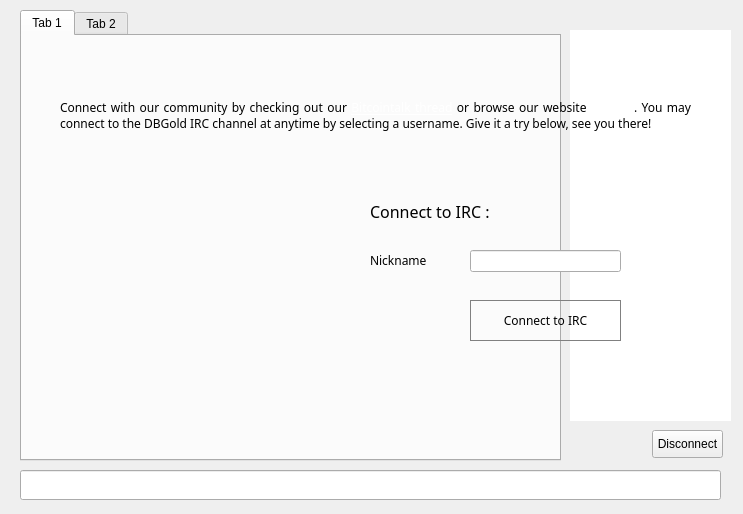
<?xml version="1.0" encoding="UTF-8"?>
<ui version="4.0">
 <class>ChatWindowClass</class>
 <widget class="QWidget" name="ChatWindowClass">
  <property name="geometry">
   <rect>
    <x>0</x>
    <y>0</y>
    <width>743</width>
    <height>514</height>
   </rect>
  </property>
  <widget class="QWidget" name="widget_2" native="true">
   <property name="geometry">
    <rect>
     <x>0</x>
     <y>0</y>
     <width>741</width>
     <height>511</height>
    </rect>
   </property>
   <widget class="QWidget" name="splitter" native="true">
    <property name="enabled">
     <bool>true</bool>
    </property>
    <property name="geometry">
     <rect>
      <x>10</x>
      <y>10</y>
      <width>721</width>
      <height>501</height>
     </rect>
    </property>
    <property name="styleSheet">
     <string notr="true"/>
    </property>
    <widget class="QTabWidget" name="tab">
     <property name="geometry">
      <rect>
       <x>10</x>
       <y>0</y>
       <width>541</width>
       <height>451</height>
      </rect>
     </property>
     <property name="styleSheet">
      <string notr="true"/>
     </property>
     <property name="tabShape">
      <enum>QTabWidget::Rounded</enum>
     </property>
     <property name="currentIndex">
      <number>0</number>
     </property>
     <property name="tabsClosable">
      <bool>false</bool>
     </property>
     <widget class="QWidget" name="widget_4">
      <attribute name="title">
       <string>Tab 1</string>
      </attribute>
     </widget>
     <widget class="QWidget" name="tab_5">
      <attribute name="title">
       <string>Tab 2</string>
      </attribute>
     </widget>
    </widget>
    <widget class="QLineEdit" name="lineEdit">
     <property name="geometry">
      <rect>
       <x>10</x>
       <y>460</y>
       <width>701</width>
       <height>30</height>
      </rect>
     </property>
     <property name="sizePolicy">
      <sizepolicy hsizetype="Fixed" vsizetype="Fixed">
       <horstretch>0</horstretch>
       <verstretch>0</verstretch>
      </sizepolicy>
     </property>
     <property name="maximumSize">
      <size>
       <width>16777215</width>
       <height>30</height>
      </size>
     </property>
    </widget>
    <widget class="QListView" name="userView">
     <property name="geometry">
      <rect>
       <x>560</x>
       <y>20</y>
       <width>161</width>
       <height>391</height>
      </rect>
     </property>
     <property name="minimumSize">
      <size>
       <width>0</width>
       <height>300</height>
      </size>
     </property>
     <property name="styleSheet">
      <string notr="true">border-radius:10px;</string>
     </property>
    </widget>
    <widget class="QPushButton" name="disconnect">
     <property name="geometry">
      <rect>
       <x>642</x>
       <y>420</y>
       <width>71</width>
       <height>28</height>
      </rect>
     </property>
     <property name="text">
      <string>Disconnect</string>
     </property>
    </widget>
   </widget>
   <widget class="QWidget" name="hide3" native="true">
    <property name="geometry">
     <rect>
      <x>0</x>
      <y>0</y>
      <width>741</width>
      <height>511</height>
     </rect>
    </property>
    <property name="styleSheet">
     <string notr="true">font-family:Proxima Nova Rg;</string>
    </property>
    <widget class="QWidget" name="layoutWidget">
     <property name="geometry">
      <rect>
       <x>10</x>
       <y>6</y>
       <width>731</width>
       <height>41</height>
      </rect>
     </property>
     <layout class="QHBoxLayout" name="hide1">
      <property name="spacing">
       <number>7</number>
      </property>
      <item>
       <widget class="QLabel" name="label_9">
        <property name="sizePolicy">
         <sizepolicy hsizetype="Preferred" vsizetype="Preferred">
          <horstretch>0</horstretch>
          <verstretch>0</verstretch>
         </sizepolicy>
        </property>
        <property name="font">
         <font>
          <family>Proxima Nova Rg</family>
         </font>
        </property>
        <property name="text">
         <string></string>
        </property>
       </widget>
      </item>
     </layout>
    </widget>
    <widget class="QLabel" name="hide2">
     <property name="geometry">
      <rect>
       <x>60</x>
       <y>70</y>
       <width>631</width>
       <height>91</height>
      </rect>
     </property>
     <property name="text">
      <string>&lt;html&gt;&lt;head/&gt;&lt;body&gt;&lt;p align=&quot;justify&quot;&gt;&lt;span style=&quot; font-size:9pt;&quot;&gt;Connect with our community by checking out our &lt;/span&gt;&lt;a href=&quot;https://bitcointalk.org/index.php?topic=459622.0&quot;&gt;&lt;span style=&quot; font-size:9pt; text-decoration: underline; color:#ffffff;&quot;&gt;Bitcointalk thread&lt;/span&gt;&lt;/a&gt;&lt;span style=&quot; font-size:9pt;&quot;&gt; or browse our website &lt;/span&gt;&lt;a href=&quot;http://www.dbgold.org&quot;&gt;&lt;span style=&quot; font-size:9pt; text-decoration: underline; color:#ffffff;&quot;&gt;DBGold&lt;/span&gt;&lt;/a&gt;&lt;span style=&quot; font-size:9pt;&quot;&gt;. You may connect to the DBGold IRC channel at anytime by selecting a username. Give it a try below, see you there!&lt;/span&gt;&lt;/p&gt;&lt;/body&gt;&lt;/html&gt;</string>
     </property>
     <property name="wordWrap">
      <bool>true</bool>
     </property>
     <property name="openExternalLinks">
      <bool>true</bool>
     </property>
    </widget>
    <widget class="QLabel" name="label">
     <property name="geometry">
      <rect>
       <x>100</x>
       <y>380</y>
       <width>71</width>
       <height>51</height>
      </rect>
     </property>
     <property name="text">
      <string></string>
     </property>
     <property name="margin">
      <number>5</number>
     </property>
     <property name="openExternalLinks">
      <bool>true</bool>
     </property>
    </widget>
    <widget class="QLabel" name="label_3">
     <property name="geometry">
      <rect>
       <x>190</x>
       <y>380</y>
       <width>53</width>
       <height>51</height>
      </rect>
     </property>
     <property name="text">
      <string></string>
     </property>
     <property name="openExternalLinks">
      <bool>true</bool>
     </property>
    </widget>
    <widget class="QLabel" name="label_4">
     <property name="geometry">
      <rect>
       <x>260</x>
       <y>380</y>
       <width>41</width>
       <height>51</height>
      </rect>
     </property>
     <property name="text">
      <string></string>
     </property>
     <property name="openExternalLinks">
      <bool>true</bool>
     </property>
    </widget>
    <widget class="QLabel" name="label_2">
     <property name="geometry">
      <rect>
       <x>60</x>
       <y>160</y>
       <width>150</width>
       <height>211</height>
      </rect>
     </property>
     <property name="text">
      <string></string>
     </property>
    </widget>
    <widget class="QLineEdit" name="editPseudo">
     <property name="geometry">
      <rect>
       <x>470</x>
       <y>250</y>
       <width>151</width>
       <height>22</height>
      </rect>
     </property>
     <property name="text">
      <string/>
     </property>
    </widget>
    <widget class="QLabel" name="label_5">
     <property name="geometry">
      <rect>
       <x>370</x>
       <y>250</y>
       <width>61</width>
       <height>21</height>
      </rect>
     </property>
     <property name="text">
      <string>Nickname</string>
     </property>
    </widget>
    <widget class="QPushButton" name="buttonConnect">
     <property name="geometry">
      <rect>
       <x>470</x>
       <y>300</y>
       <width>151</width>
       <height>41</height>
      </rect>
     </property>
     <property name="styleSheet">
      <string notr="true">border-radius:40px;border:1px solid grey</string>
     </property>
     <property name="text">
      <string>Connect to IRC</string>
     </property>
    </widget>
    <widget class="QLabel" name="label_10">
     <property name="geometry">
      <rect>
       <x>370</x>
       <y>200</y>
       <width>161</width>
       <height>21</height>
      </rect>
     </property>
     <property name="text">
      <string>&lt;html&gt;&lt;head/&gt;&lt;body&gt;&lt;p&gt;&lt;span style=&quot; font-size:12pt;&quot;&gt;Connect to IRC :&lt;/span&gt;&lt;/p&gt;&lt;/body&gt;&lt;/html&gt;</string>
     </property>
    </widget>
    <zorder>layoutWidget</zorder>
    <zorder>hide2</zorder>
    <zorder>label</zorder>
    <zorder>label_3</zorder>
    <zorder>label_4</zorder>
    <zorder>label_2</zorder>
    <zorder>editPseudo</zorder>
    <zorder>label_5</zorder>
    <zorder>buttonConnect</zorder>
    <zorder>label_10</zorder>
    <zorder>label_9</zorder>
   </widget>
  </widget>
  <action name="actionQuit">
   <property name="text">
    <string>Quitter</string>
   </property>
   <property name="shortcut">
    <string>Ctrl+Q</string>
   </property>
  </action>
  <action name="actionCloseTab">
   <property name="text">
    <string>Fermer l'onglet</string>
   </property>
  </action>
 </widget>
 <layoutdefault spacing="6" margin="11"/>
 <resources/>
 <connections/>
</ui>
